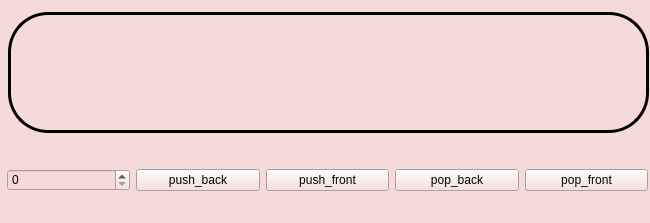
<?xml version="1.0" encoding="UTF-8"?>
<ui version="4.0">
 <class>MainWindow</class>
 <widget class="QMainWindow" name="MainWindow">
  <property name="geometry">
   <rect>
    <x>0</x>
    <y>0</y>
    <width>650</width>
    <height>223</height>
   </rect>
  </property>
  <property name="windowTitle">
   <string>MainWindow</string>
  </property>
  <property name="styleSheet">
   <string notr="true">font: 300 italic 17pt &quot;Ubuntu&quot;;
background-color: rgb(245, 218, 218);
color: rgb(0, 0, 0);</string>
  </property>
  <widget class="QWidget" name="centralwidget">
   <widget class="QLabel" name="ln_ans">
    <property name="geometry">
     <rect>
      <x>8</x>
      <y>12</y>
      <width>641</width>
      <height>121</height>
     </rect>
    </property>
    <property name="styleSheet">
     <string notr="true">border: 3px solid black;
border-radius: 40px;</string>
    </property>
    <property name="text">
     <string/>
    </property>
   </widget>
   <widget class="QWidget" name="">
    <property name="geometry">
     <rect>
      <x>7</x>
      <y>145</y>
      <width>641</width>
      <height>71</height>
     </rect>
    </property>
    <layout class="QHBoxLayout" name="horizontalLayout">
     <item>
      <widget class="QSpinBox" name="spb_val"/>
     </item>
     <item>
      <widget class="QPushButton" name="bnt_push_back">
       <property name="text">
        <string>push_back</string>
       </property>
      </widget>
     </item>
     <item>
      <widget class="QPushButton" name="bnt_push_front">
       <property name="text">
        <string>push_front</string>
       </property>
      </widget>
     </item>
     <item>
      <widget class="QPushButton" name="bnt_pop_back">
       <property name="text">
        <string>pop_back</string>
       </property>
      </widget>
     </item>
     <item>
      <widget class="QPushButton" name="bnt_pop_front">
       <property name="text">
        <string>pop_front</string>
       </property>
      </widget>
     </item>
    </layout>
   </widget>
  </widget>
 </widget>
 <resources/>
 <connections/>
</ui>
